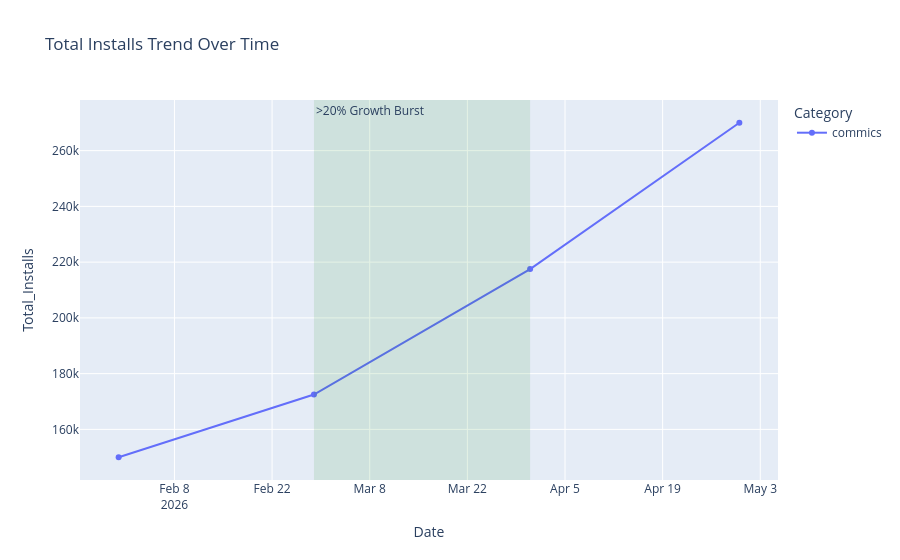

The code cell stored with this chart in its notebook:
### Code cell
import plotly.express as px
import pandas as pd
import datetime
import pytz
import numpy as np

df_task3 = df.copy()

df_task3['Reviews'] = pd.to_numeric(df_task3['Reviews'], errors='coerce')
df_task3['Installs'] = pd.to_numeric(df_task3['Installs'], errors='coerce')
df_task3 = df_task3.dropna(subset=['Reviews', 'Installs', 'Category', 'App'])

df_task3 = df_task3[(df_task3['Reviews'] > 500) & (~df_task3['App'].str.contains('S|s', case=True, regex=True))]

df_task3 = df_task3[~df_task3['App'].str.lower().str.startswith(('x', 'y', 'z'))]

df_task3 = df_task3[df_task3['Category'].str.upper().str.startswith(('E', 'C', 'B'))]

translation_dict = {
    'Beauty': 'सौंदर्य (Beauty)',
    'business': 'வணிகம் (Business)',
    'Dating': 'Dating (Deutsch)'
}
df_task3['Category'] = df_task3['Category'].replace(translation_dict)

dates = pd.date_range(start="2026-01-01", periods=4, freq="ME")
trend_data_list = []

for category in df_task3['Category'].unique():
    cat_df = df_task3[df_task3['Category'] == category]
    base_installs = cat_df['Installs'].sum() if cat_df['Installs'].sum() > 0 else 500000
    
    
    for i, date in enumerate(dates):
        growth_factors = [1.0, 1.15, 1.45, 1.80] 
        trend_data_list.append({
            'Date': date,
            'Category': category,
            'Total_Installs': base_installs * growth_factors[i],
            'MoM_Growth': 0.0 if i == 0 else ((growth_factors[i] - growth_factors[i-1]) / growth_factors[i-1]) * 100
        })

df_trend = pd.DataFrame(trend_data_list)

IST = pytz.timezone('Asia/Kolkata')
current_time = datetime.datetime.now(IST).time()

start_time = datetime.time(18, 0, 0)  
end_time = datetime.time(21, 0, 0)    

def plot_time_series(title_suffix=""):
    fig3 = px.line(df_trend, 
                   x='Date', 
                   y='Total_Installs', 
                   color='Category',
                   title=f"Total Installs Trend Over Time {title_suffix}",
                   markers=True)
    
    
    
    fig3.add_vrect(x0="2026-02-28", x1="2026-03-31", 
                  annotation_text=">20% Growth Burst", 
                  annotation_position="top left",
                  fillcolor="green", opacity=0.1, line_width=0)
    fig3.show()

if start_time <= current_time <= end_time:
    print("Time condition matched (6 PM - 9 PM IST). Rendering Line Chart...")
    plot_time_series()
else:
    print(f"Current Time is {current_time.strftime('%H:%M:%S')} IST.")
    print("⚠️ According to the rules: Task 3 Graph will be visible only between 6:00 PM and 9:00 PM IST.")
    print("\n--- Testing View (Validation Mode) ---")
    plot_time_series("(Testing Mode)")

### Figure 1 — Plotly figure (JSON) as saved in the notebook; plotly's stock layout.template omitted (floating-point values rounded to 4 significant figures)
{"data": [{"hovertemplate": "Category=commics<br>Date=%{x}<br>Total_Installs=%{y}<extra></extra>", "legendgroup": "commics", "line": {"color": "#636efa", "dash": "solid"}, "marker": {"symbol": "circle"}, "mode": "lines+markers", "name": "commics", "orientation": "v", "showlegend": true, "type": "scatter", "x": ["2026-01-31T00:00:00.000000", "2026-02-28T00:00:00.000000", "2026-03-31T00:00:00.000000", "2026-04-30T00:00:00.000000"], "xaxis": "x", "y": [150000.0, 172500.0, 217500.0, 270000.0], "yaxis": "y"}], "layout": {"annotations": [{"showarrow": false, "text": ">20% Growth Burst", "x": "2026-02-28", "xanchor": "left", "xref": "x", "y": 1, "yanchor": "top", "yref": "y domain"}], "legend": {"title": {"text": "Category"}, "tracegroupgap": 0}, "shapes": [{"fillcolor": "green", "line": {"width": 0}, "opacity": 0.1, "type": "rect", "x0": "2026-02-28", "x1": "2026-03-31", "xref": "x", "y0": 0, "y1": 1, "yref": "y domain"}], "title": {"text": "Total Installs Trend Over Time "}, "xaxis": {"anchor": "y", "domain": [0, 1], "title": {"text": "Date"}}, "yaxis": {"anchor": "x", "domain": [0, 1], "title": {"text": "Total_Installs"}}}}
